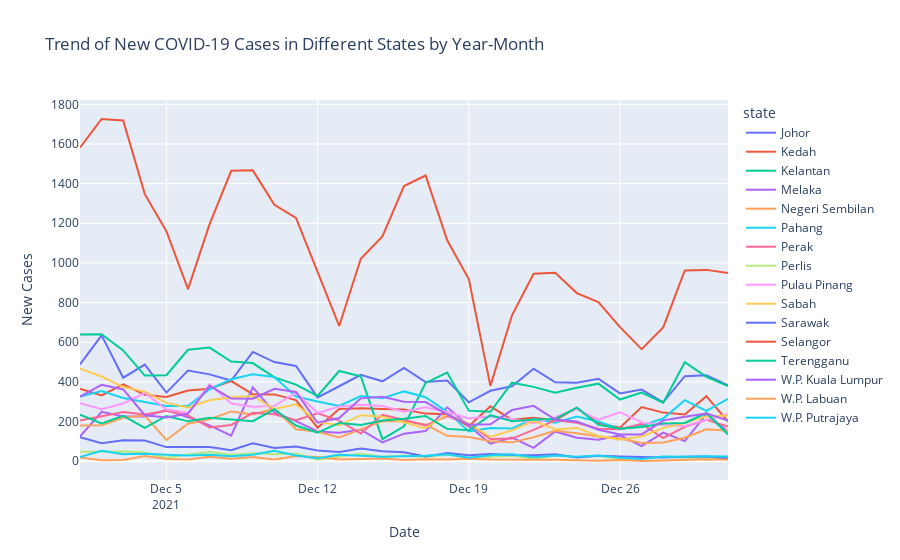

Notebook code cell kept with this figure:
### Code cell
import pandas as pd
import plotly.express as px

CSV_FILE = 'casesstate.csv'
df = pd.read_csv(CSV_FILE)
df['date'] = pd.to_datetime(df['date'])
unique_years = df['date'].dt.year.unique()
unique_months = df['date'].dt.month.unique()

def validate_years_and_months(year, month):
    if (
        year in unique_years and 2020 <= year <= 2023 and
        month in unique_months and 1 <= month <= 12
    ):
        return True
    else:
        return False

while True:
    year_input = input("Step 1: Please enter a year (2020-2023) or press Enter to skip: ")
    if not year_input:
        df_filtered = df
        break
    
    month_input = input("Step 2: Please enter a month (1-12) or press Enter to skip: ")
    if not month_input:
        df_filtered = df
        break
    
    try:
        year = int(year_input)
        month = int(month_input)
        if validate_years_and_months(year, month):
            df_filtered = df[
                (df['date'].dt.year == year) &
                (df['date'].dt.month == month)
            ]
            break
        else:
            print("Invalid year or month. Please try again.")
    except ValueError:
        print("Invalid input. Please enter a valid year and month.")
        
if 'df_filtered' in locals():
    fig = px.line(
        df_filtered,
        x='date',
        y='cases_new',
        color='state',
        title='Trend of New COVID-19 Cases in Different States by Year-Month'
    )
    fig.update_layout(xaxis_title='Date', yaxis_title='New Cases')
    fig.show()
